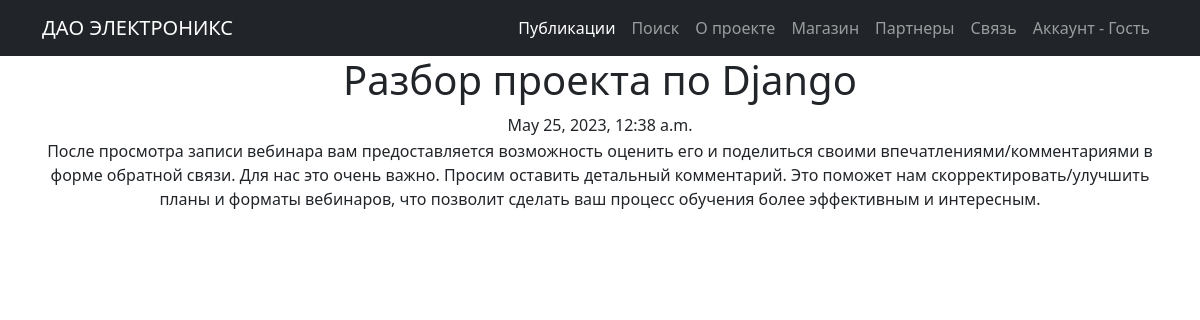
The app's page /posts/12, older data.
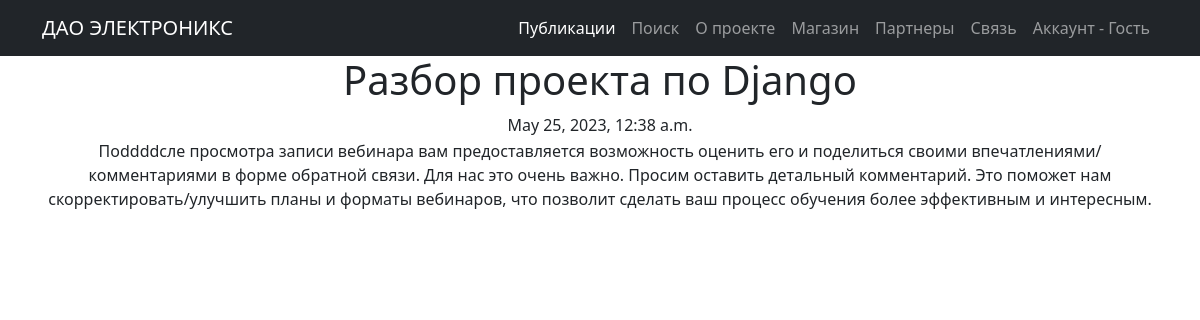
The same page, newer data.
### posts/models.py (models this page shows, shortened)
class Post(models.Model):
    type = models.CharField(max_length=2, choices=CATEGORY_CHOICES, default=ARTICLE)
    add_time = models.DateTimeField(auto_now_add=True)
    title = models.CharField(max_length=255)
    text = models.TextField()
    rating = models.IntegerField(default=0)
    author = models.ForeignKey(Author, on_delete=models.CASCADE)
    category = models.ManyToManyField(Category, through='PostCategory')

### posts/views.py (the view)
# urls.py: path('<int:pk>', PostsDetail.as_view(), name='post_detail'),
class PostsDetail(DetailView):
    model = Post
    template_name = 'post.html'
    context_object_name = 'post'

### posts/templatetags/custom_filters.py (called while the page is built)
@register.filter()
def censor(value):
    for item in bad_words:
        if item in value:
            return value.replace(item, new_word(item))
        else:
            return value

### templates/post.html (shortened to what this page needs)
{% extends 'flatpages/default.html' %}
{% load custom_filters %}
{% block content %}
<h1>{{ post.title|censor }}</h1>
<table align="center">
    <tr>
        <td> {{ post.add_time }} </td>
    </tr>
        <tr>
        <td> {{ post.text|censor }} </td>
    </tr>
</table>
{% endblock content %}

Row changes from the older to the newer data that the page shows:
changed Post "Разбор проекта по Django": text|censor "После просмотра записи вебинара вам…" → "Поddddсле просмотра записи вебинара вам…"
